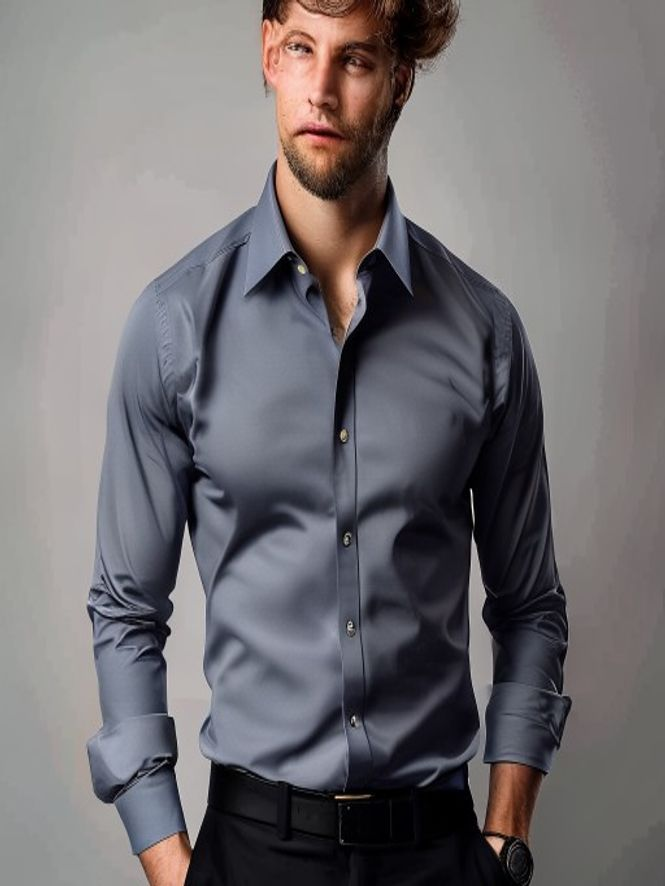
#> input picture frontend/public/catalog/shirts-1.jpg, 665 x 886 px
$ python -i analyze_colors.py   (imports and definitions only)
#> lines starting #> are read from the running program, lines starting #| are printed output that depends on the picture
import os
from collections import Counter
try:
    from PIL import Image
except ImportError:
    print("Pillow not installed. Please install it with 'pip install Pillow'")
    exit(1)

def get_dominant_color(image_path):
#> called with image_path = 'catalog/shirts-1.jpg'
    try:
        img = Image.open(image_path)
#> img is the input picture: PIL image 665x886 RGB; mean R, G, B 113.9, 110.5, 113.4
        img = img.convert('RGB')
        # Resize to small to average out colors and make it fast
        img = img.resize((50, 50))
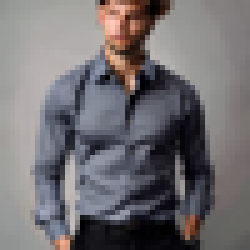
#> img: PIL image 50x50 RGB (shown 5 times larger); mean R, G, B 114, 110.5, 113.4
        # Crop the center to avoid background (assuming clothing is in the center)
        width, height = img.size
#> width = 50; height = 50
        left = width * 0.25
#> left = 12.5
        top = height * 0.25
#> top = 12.5
        right = width * 0.75
#> right = 37.5
        bottom = height * 0.75
#> bottom = 37.5
        img = img.crop((left, top, right, bottom))
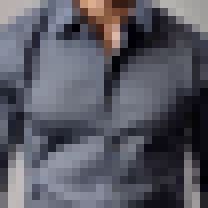
#> img: PIL image 26x26 RGB (shown 8 times larger); mean R, G, B 88.4, 88.5, 98.3

        pixels = list(img.getdata())
#> pixels = 676 items, first 6: (182, 176, 177), (183, 177, 177), (184, 179, 178), (186, 181, 179), (177, 175, 175), (135, 137, 145)
        # Quantize colors to reduce noise (round to nearest multiple of 32)
        quantized = [(r//32*32, g//32*32, b//32*32) for r, g, b in pixels]
#> quantized = 676 items, first 6: (160, 160, 160), (160, 160, 160), (160, 160, 160), (160, 160, 160), (160, 160, 160), (128, 128, 128)
        most_common = Counter(quantized).most_common(1)[0][0]
#> most_common = (32, 32, 32)
        return most_common
    except Exception as e:
        return None

def color_name(rgb):
    r, g, b = rgb
    colors = {
        'Black': (0, 0, 0), 'White': (255, 255, 255), 'Grey': (128, 128, 128),
        'Navy Blue': (0, 0, 128), 'Light Blue': (173, 216, 230), 'Blue': (0, 0, 255),
        'Dark Green': (0, 100, 0), 'Olive': (128, 128, 0), 'Green': (0, 128, 0),
        'Maroon': (128, 0, 0), 'Red': (255, 0, 0), 'Pink': (255, 192, 203),
        'Brown': (165, 42, 42), 'Tan/Beige': (210, 180, 140), 'Yellow': (255, 255, 0),
        'Orange': (255, 165, 0), 'Purple': (128, 0, 128), 'Teal': (0, 128, 128),
        'Charcoal': (54, 69, 79), 'Cream': (255, 253, 208), 'Mustard': (255, 219, 88),
        'Burgundy': (128, 0, 32), 'Plum': (221, 160, 221), 'Rust': (183, 65, 14)
    }

    min_dist = float('inf')
    best_name = "Unknown"
    for name, (cr, cg, cb) in colors.items():
        dist = (r - cr)**2 + (g - cg)**2 + (b - cb)**2
        if dist < min_dist:
            min_dist = dist
            best_name = name
    return best_name

# [23 lines not run here, left out]

>>> result = get_dominant_color('catalog/shirts-1.jpg')
#> result = (32, 32, 32)
